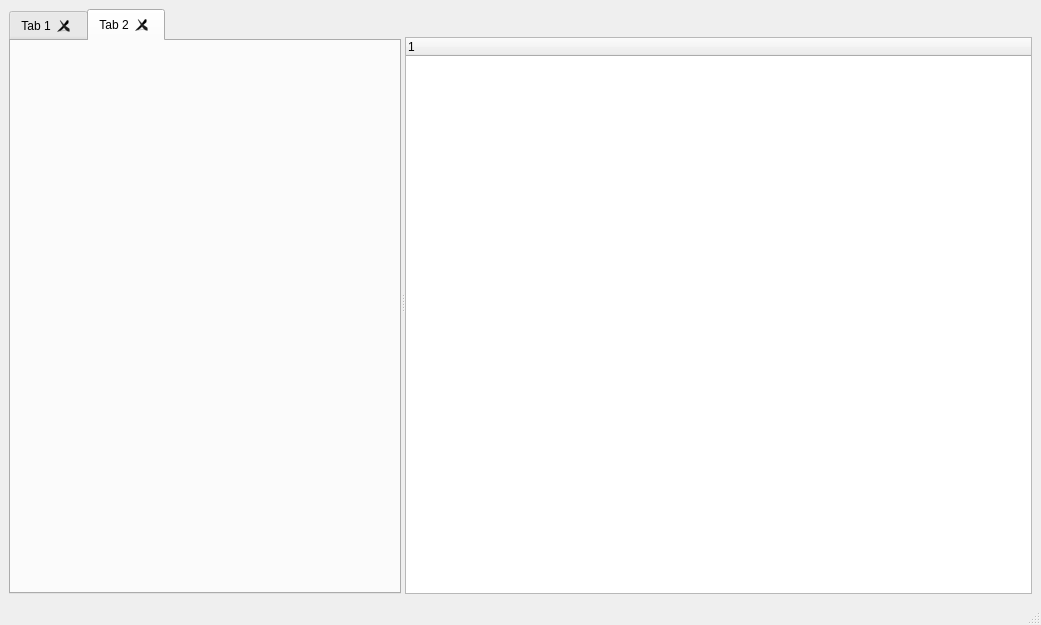
<?xml version="1.0" encoding="UTF-8"?>
<ui version="4.0">
 <class>MainWindow</class>
 <widget class="QMainWindow" name="MainWindow">
  <property name="geometry">
   <rect>
    <x>0</x>
    <y>0</y>
    <width>1041</width>
    <height>625</height>
   </rect>
  </property>
  <property name="minimumSize">
   <size>
    <width>800</width>
    <height>600</height>
   </size>
  </property>
  <property name="windowTitle">
   <string>MainWindow</string>
  </property>
  <widget class="QWidget" name="centralwidget">
   <property name="minimumSize">
    <size>
     <width>800</width>
     <height>600</height>
    </size>
   </property>
   <layout class="QGridLayout" name="gridLayout">
    <item row="0" column="0">
     <widget class="QSplitter" name="splitter">
      <property name="sizePolicy">
       <sizepolicy hsizetype="Expanding" vsizetype="Expanding">
        <horstretch>60</horstretch>
        <verstretch>0</verstretch>
       </sizepolicy>
      </property>
      <property name="sizeIncrement">
       <size>
        <width>0</width>
        <height>0</height>
       </size>
      </property>
      <property name="layoutDirection">
       <enum>Qt::LayoutDirection::LeftToRight</enum>
      </property>
      <property name="autoFillBackground">
       <bool>false</bool>
      </property>
      <property name="orientation">
       <enum>Qt::Orientation::Horizontal</enum>
      </property>
      <widget class="QWidget" name="layoutWidget">
       <layout class="QVBoxLayout" name="leftWidget">
        <item>
         <widget class="QTabWidget" name="tabWidget">
          <property name="contextMenuPolicy">
           <enum>Qt::ContextMenuPolicy::DefaultContextMenu</enum>
          </property>
          <property name="currentIndex">
           <number>1</number>
          </property>
          <property name="tabsClosable">
           <bool>true</bool>
          </property>
          <property name="movable">
           <bool>true</bool>
          </property>
          <property name="tabBarAutoHide">
           <bool>false</bool>
          </property>
          <widget class="QWidget" name="tab_1">
           <attribute name="title">
            <string>Tab 1</string>
           </attribute>
          </widget>
          <widget class="QWidget" name="tab_2">
           <attribute name="title">
            <string>Tab 2</string>
           </attribute>
          </widget>
         </widget>
        </item>
       </layout>
      </widget>
      <widget class="QWidget" name="layoutWidget">
       <layout class="QVBoxLayout" name="rightWidget">
        <item>
         <spacer name="verticalSpacer">
          <property name="orientation">
           <enum>Qt::Orientation::Vertical</enum>
          </property>
          <property name="sizeType">
           <enum>QSizePolicy::Policy::Fixed</enum>
          </property>
          <property name="sizeHint" stdset="0">
           <size>
            <width>1</width>
            <height>28</height>
           </size>
          </property>
         </spacer>
        </item>
        <item>
         <widget class="QTreeWidget" name="treeWidget">
          <column>
           <property name="text">
            <string notr="true">1</string>
           </property>
          </column>
         </widget>
        </item>
       </layout>
      </widget>
     </widget>
    </item>
   </layout>
  </widget>
  <widget class="QMenuBar" name="menubar">
   <property name="geometry">
    <rect>
     <x>0</x>
     <y>0</y>
     <width>1041</width>
     <height>23</height>
    </rect>
   </property>
  </widget>
  <widget class="QStatusBar" name="statusbar"/>
 </widget>
 <resources/>
 <connections/>
</ui>
